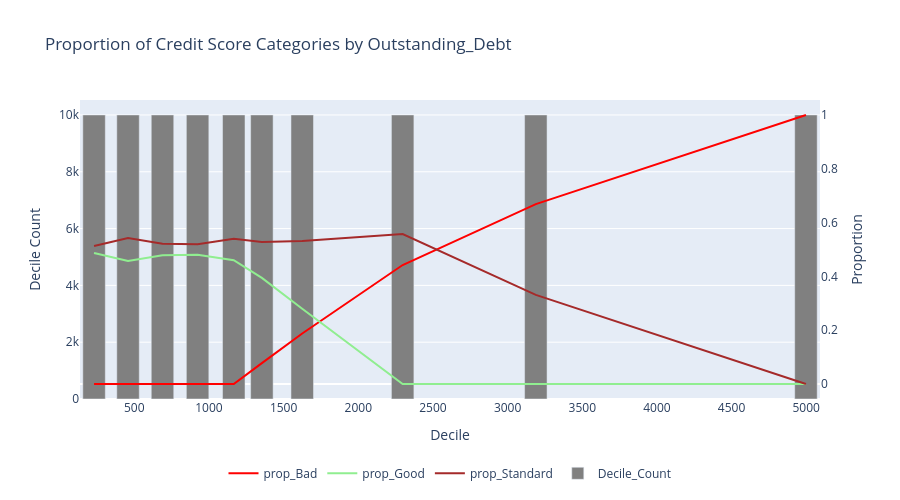

The notebook cell this image was saved under:
### Markdown cell above
Proporción de Buenos: se observa una relación negativa entre el saldo del crédito remanente y la proporción de buenos deudores, lo cual es razonable.

Proporción de standard: esta relación no es tan clara hasta saldos cercanos a los USD 2.300, pero luego de este umbral, sí, lo cual es razonable.

Proporción de malos: la proporción de malos y el saldo remanente del crédito tienen la relación positiva esperada.

### Code cell
chart_types = {
    "prop_Good":"line",
    "prop_Standard":"line",
    "prop_Bad": "line",  
    "Decile_Count": "bar"    
}

fig = plot_interactive_chart(
    df=deciles_summary,  
    y_columns=["prop_Bad", "prop_Good", "prop_Standard", "Decile_Count"],  
    x_column="Decile_Max",  
    chart_types=chart_types, 
    title=f"Proportion of Credit Score Categories by {continuous_variable}",
    x_title="Decile",
    y_title="Decile Count",  
    y2_title="Proportion",   
    secondary_y=["prop_Bad", "prop_Good", "prop_Standard"],  
    width=900,
    height=500,
    custom_colors={"prop_Bad": "red", "prop_Good":"lightgreen",
    "prop_Standard":"brown", "Decile_Count": "gray"}  
)

fig.show()

### Figure 1 — Plotly figure (JSON) as saved in the notebook; plotly's stock layout.template omitted (floating-point values rounded to 4 significant figures)
{"data": [{"line": {"color": "red"}, "mode": "lines", "name": "prop_Bad", "type": "scatter", "x": [230.4, 457.9, 688.8, 923.9, 1166.0, 1354.0, 1625.0, 2297.0, 3189, 4998.0], "y": [0, 0, 0, 0, 0, 0.0776, 0.188, 0.4424, 0.6688, 1], "yaxis": "y2"}, {"line": {"color": "lightgreen"}, "mode": "lines", "name": "prop_Good", "type": "scatter", "x": [230.4, 457.9, 688.8, 923.9, 1166.0, 1354.0, 1625.0, 2297.0, 3189, 4998.0], "y": [0.4872, 0.4576, 0.4784, 0.4808, 0.46, 0.3944, 0.28, 0, 0, 0], "yaxis": "y2"}, {"line": {"color": "brown"}, "mode": "lines", "name": "prop_Standard", "type": "scatter", "x": [230.4, 457.9, 688.8, 923.9, 1166.0, 1354.0, 1625.0, 2297.0, 3189, 4998.0], "y": [0.5128, 0.5424, 0.5216, 0.5192, 0.54, 0.528, 0.532, 0.5576, 0.3312, 0], "yaxis": "y2"}, {"marker": {"color": "gray"}, "name": "Decile_Count", "type": "bar", "x": [230.4, 457.9, 688.8, 923.9, 1166.0, 1354.0, 1625.0, 2297.0, 3189, 4998.0], "y": [10000, 10000, 10000, 10000, 10000, 10000, 10000, 10000, 10000, 10000], "yaxis": "y"}], "layout": {"height": 500, "legend": {"orientation": "h", "x": 0.5, "xanchor": "center", "y": -0.2, "yanchor": "top"}, "title": {"text": "Proportion of Credit Score Categories by Outstanding_Debt"}, "width": 900, "xaxis": {"title": {"text": "Decile"}}, "yaxis": {"title": {"text": "Decile Count"}}, "yaxis2": {"overlaying": "y", "showgrid": false, "side": "right", "title": {"text": "Proportion"}}}}
